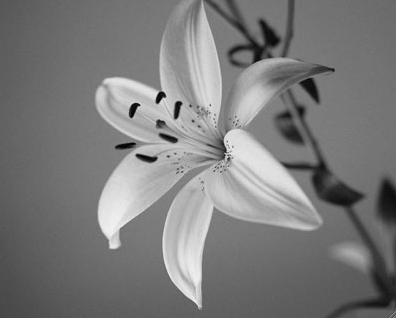
#> input picture Lab1/flower.png, 396 x 318 px
$ jupyter execute notebook.ipynb
#> lines starting #> are read from the running program, lines starting #| are printed output that depends on the picture
### Lab1/view_surface.py
import numpy as np
import matplotlib.pyplot as plt
from mpl_toolkits.mplot3d import Axes3D
import cv2


def view_surface(path, size=(100, 100), cmap='gray', elev=60, azim=30):

    # Load image in grayscale
    img = cv2.imread(path, 0)

    if img is None:
        print(f"Error: Could not load image at '{path}'")
        return

    # Downscaling has a "smoothing" effect
    img = cv2.resize(img, size) / 255.0  # Normalize to 0-1

    # Create the x and y coordinate arrays (pixel indices)
    xx, yy = np.mgrid[0:img.shape[0], 0:img.shape[1]]

    # Create the figure
    fig = plt.figure(figsize=(12, 10))
    ax = fig.add_subplot(projection='3d')

    # Plot the surface
    surf = ax.plot_surface(xx, yy, img, rstride=1, cstride=1,
                           cmap=cmap, linewidth=0, antialiased=True)

    # Set viewing angle
    ax.view_init(elev=elev, azim=azim)

    # Labels and title
    ax.set_xlabel('X (pixels)')
    ax.set_ylabel('Y (pixels)')
    ax.set_zlabel('Intensity')
    ax.set_title(f'3D Surface: {path}')

    # Add colorbar
    fig.colorbar(surf, ax=ax, shrink=0.5, aspect=10, label='Pixel Intensity')

    plt.tight_layout()
    plt.show()

### Lab1/notebook.ipynb
# Lab 01 - Image Processing Dashboard

**ESTIN S4 (DS-AI) 2025-2026**

This notebook demonstrates basic image processing operations including:
- Loading and displaying images
- Resizing images
- Color channel separation and merging
- Grayscale conversion
- Histogram analysis
- 3D surface visualization

## 1. Import Required Libraries

[cell 1]
import cv2
import matplotlib.pyplot as plt
import numpy as np
from Lab1.view_surface import view_surface

print("Libraries imported successfully!")

## 2. Load Images

Load the flower and red bird images using OpenCV.

[cell 2]
# Load images
image = cv2.imread("flower.png")
#> image is the input picture: shape (318, 396, 3); min 0, max 243, mean 123
image_c = cv2.imread("red_bird.png", cv2.IMREAD_COLOR)
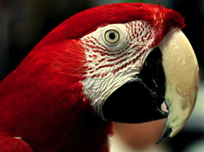
#> input picture Lab1/red_bird.png, 204 x 152 px
#> image_c is the input picture: shape (152, 204, 3); mean B, G, R 40.5, 49.3, 93.7

# Print image information
print(f"Flower Image - Type: {type(image)}, Dtype: {image.dtype}, Shape: {image.shape}")
#| Flower Image - Type: <class 'numpy.ndarray'>, Dtype: uint8, Shape: (318, 396, 3)
print(f"First pixel (BGR): {image[0, 0]}")
#| First pixel (BGR): [87 87 87]
print(f"\nRed Bird Image - Shape: {image_c.shape}")
#| Red Bird Image - Shape: (152, 204, 3)
print(f"First pixel (BGR): {image_c[0, 0]}")
#| First pixel (BGR): [26 32 41]

# Convert BGR to RGB for matplotlib display
image_rgb = cv2.cvtColor(image, cv2.COLOR_BGR2RGB)
image_c_rgb = cv2.cvtColor(image_c, cv2.COLOR_BGR2RGB)

## 3. Resize Image

Resize the red bird image to 200x150 pixels.

[cell 3]
# Resize image
resized_image = cv2.resize(image_c, (200, 150))
resized_rgb = cv2.cvtColor(resized_image, cv2.COLOR_BGR2RGB)

print(f"Original shape: {image_c.shape}")
#| Original shape: (152, 204, 3)
print(f"Resized shape: {resized_image.shape}")
#| Resized shape: (150, 200, 3)

## 4. Channel Operations

Split the image into separate BGR channels and create pure color visualizations.

[cell 4]
# Split into color channels
b, g, r = cv2.split(image_c)
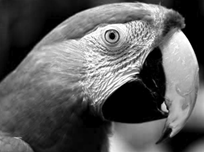
#> r: shape (152, 204); min 0, max 255, mean 93.7

# Merge back
merged_image = cv2.merge([b, g, r])
merged_rgb = cv2.cvtColor(merged_image, cv2.COLOR_BGR2RGB)

# Create pure color channels
zeros = np.zeros(image_c.shape[0:2], dtype='uint8')
pure_blue = cv2.cvtColor(cv2.merge([b, zeros, zeros]), cv2.COLOR_BGR2RGB)
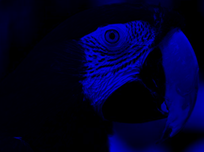
#> pure_blue: shape (152, 204, 3); mean R, G, B 0, 0, 40.5
pure_green = cv2.cvtColor(cv2.merge([zeros, g, zeros]), cv2.COLOR_BGR2RGB)
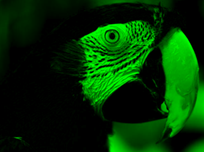
#> pure_green: shape (152, 204, 3); mean R, G, B 0, 49.3, 0
pure_red = cv2.cvtColor(cv2.merge([zeros, zeros, r]), cv2.COLOR_BGR2RGB)
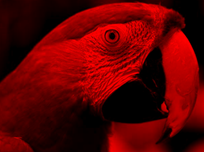
#> pure_red: shape (152, 204, 3); mean R, G, B 93.7, 0, 0

print("Channel operations completed successfully!")

## 5. Grayscale Conversion

Convert the colored image to grayscale.

[cell 5]
# Grayscale conversion
gray_image = cv2.cvtColor(image_c, cv2.COLOR_BGR2GRAY)
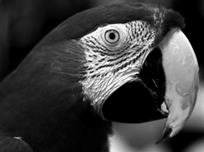
#> gray_image: shape (152, 204); min 0, max 252, mean 61.6

print(f"Original image shape: {image_c.shape}")
#| Original image shape: (152, 204, 3)
print(f"Grayscale image shape: {gray_image.shape}")
#| Grayscale image shape: (152, 204)

## 6. Save Image

Save a copy of the flower image.

[cell 6]
# Save a copy of the image
cv2.imwrite("flower_copy.png", image)
print("Image saved as 'flower_copy.png'")

## 7. Visualization Dashboard

Create a comprehensive dashboard showing all image processing results.

[cell 7]
fig = plt.figure(figsize=(16, 14))
fig.suptitle("Lab 01 - Image Processing Dashboard", fontsize=16, fontweight='bold')

# Row 1: Original images
ax1 = fig.add_subplot(4, 4, 1)
ax1.imshow(image_rgb)
ax1.set_title('Flower (Original)')
ax1.axis('off')

ax2 = fig.add_subplot(4, 4, 2)
ax2.imshow(image_c_rgb)
ax2.set_title('Red Bird (Original)')
ax2.axis('off')

ax3 = fig.add_subplot(4, 4, 3)
ax3.imshow(resized_rgb)
ax3.set_title('Resized (200x150)')
ax3.axis('off')

ax4 = fig.add_subplot(4, 4, 4)
ax4.imshow(gray_image, cmap='gray')
ax4.set_title('Grayscale')
ax4.axis('off')

# Row 2: Split channels (grayscale view)
ax5 = fig.add_subplot(4, 4, 5)
ax5.imshow(b, cmap='gray')
ax5.set_title('Blue Channel')
ax5.axis('off')

ax6 = fig.add_subplot(4, 4, 6)
ax6.imshow(g, cmap='gray')
ax6.set_title('Green Channel')
ax6.axis('off')

ax7 = fig.add_subplot(4, 4, 7)
ax7.imshow(r, cmap='gray')
ax7.set_title('Red Channel')
ax7.axis('off')

ax8 = fig.add_subplot(4, 4, 8)
ax8.imshow(merged_rgb)
ax8.set_title('Merged (Reconstructed)')
ax8.axis('off')

# Row 3: Pure color channels
ax9 = fig.add_subplot(4, 4, 9)
ax9.imshow(pure_blue)
ax9.set_title('Pure Blue')
ax9.axis('off')

ax10 = fig.add_subplot(4, 4, 10)
ax10.imshow(pure_green)
ax10.set_title('Pure Green')
ax10.axis('off')

ax11 = fig.add_subplot(4, 4, 11)
ax11.imshow(pure_red)
ax11.set_title('Pure Red')
ax11.axis('off')

# Grayscale histogram
ax12 = fig.add_subplot(4, 4, 12)
hist_gray = cv2.calcHist([gray_image], [0], None, [256], [0, 256])
#> hist_gray = 256 values, max 3289 at index 0, min 0 at index 253, mean 121.1
ax12.plot(hist_gray, color='black')
ax12.set_title('Grayscale Histogram')
ax12.set_xlabel('Intensity')
ax12.set_ylabel('Frequency')
ax12.set_xlim([0, 256])

# Row 4: Color histogram (larger, spanning multiple cells)
ax13 = fig.add_subplot(4, 2, 7)
colors = ('b', 'g', 'r')
for i, col in enumerate(colors):
    hist = cv2.calcHist([image_c], [i], None, [256], [0, 256])
    ax13.plot(hist, color=col, label=f'{col.upper()} channel')
ax13.set_title('Color Histogram (BGR channels)')
ax13.set_xlabel('Pixel Intensity (0-255)')
ax13.set_ylabel('Frequency')
ax13.set_xlim([0, 256])
ax13.legend()

plt.tight_layout()
plt.subplots_adjust(top=0.93)
plt.show()
#> figure, not shown here; panel 12: curve peaks at x = 0, y = 3289; panel 13: curve peaks at x = 0, y = 4420; panel 13: curve peaks at x = 0, y = 8243; panel 13: curve peaks at x = 0, y = 3648

## 8. 3D Surface Visualization

Visualize images as 3D surfaces using the `view_surface` function.

[cell 8]
print("--- 3D Surface Visualization ---")

# Visualize red bird as 3D surface
view_surface("red_bird.png")
#> in view_surface, `img = cv2.resize(img, size) / 255.0`:
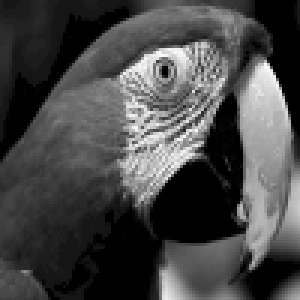
#> img: shape (100, 100) float64 (shown 3 times larger); min 0, max 0.976, mean 0.28
#> in view_surface, `surf = ax.plot_surface(xx, yy, img, rstride=1, cstride=1, cmap=cmap, l..`:
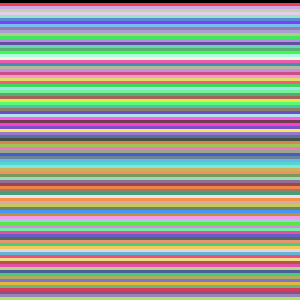
#> xx: shape (100, 100) int64 (shown 3 times larger); 100 distinct labels, from 0 to 99; one colour per label, 0 black

# Visualize flower with custom elevation and azimuth angles
view_surface("flower.png", elev=45, azim=45)
#> call 2 of view_surface, with path = 'flower.png', size = (100, 100), cmap = 'gray', elev = 45, azim = 45
#> in view_surface (call 2), `img = cv2.resize(img, size) / 255.0`:
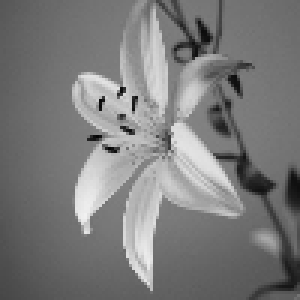
#> img: shape (100, 100) float64 (shown 3 times larger); min 0.0196, max 0.945, mean 0.482
#> in view_surface (call 2), `plt.show()`:
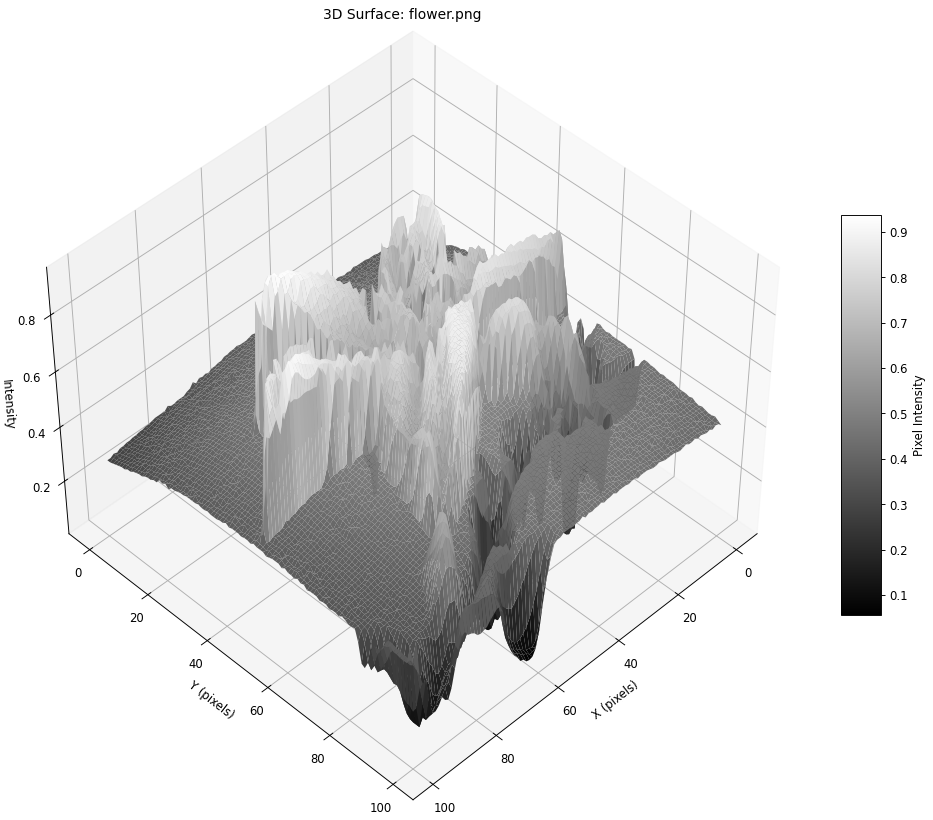
#> figure drawn by matplotlib, 2 panels
